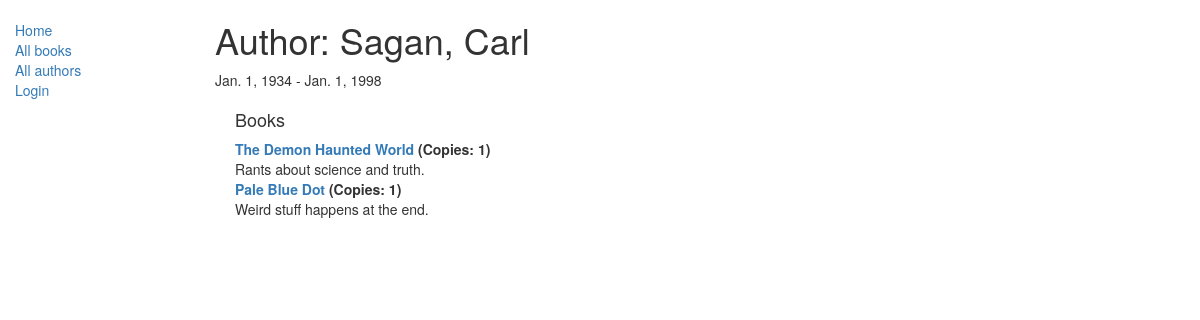
/catalog/author/2, run on the app's committed database.
### catalog/models.py (models this page shows, shortened)
class Author(models.Model):
    first_name = models.CharField(max_length=100)
    last_name = models.CharField(max_length=100)
    date_of_birth = models.DateField(null=True, blank=True)
    date_of_death = models.DateField('Died', null=True, blank=True)
    class Meta:
        ordering = ["last_name","first_name"]
    def __str__(self):
        return '{0}, {1}'.format(self.last_name,self.first_name)

class Book(models.Model):
    title = models.CharField(max_length=200)
    author = models.ForeignKey('Author', on_delete=models.SET_NULL, null=True)
    summary = models.TextField(max_length=1000, help_text='Enter a brief description of the book')
    isbn = models.CharField('ISBN',max_length=13, help_text='13 Character <a href="https://www.isbn-international.org/content/what-isbn">ISBN number</a>')
    genre = models.ManyToManyField(Genre, help_text='Select a genre for this book')
    language = models.ForeignKey('Language', on_delete=models.SET_NULL, null=True)
    def __str__(self):
        return self.title
    def display_genre(self):
        """
        Creates a string for the Genre. This is required to display genre in Admin.
        """
        return ', '.join([ genre.name for genre in self.genre.all()[:3] ])
    display_genre.short_description = 'Genre'

### catalog/views.py (the view)
# urls.py: path('author/<int:pk>', views.AuthorDetailView.as_view(), name='author-detail'),
class AuthorDetailView(generic.DetailView):
    model = Author

### catalog/templates/catalog/author_detail.html
{% extends "base_generic.html" %}
{% block content %}
  <h1>Author: {{ author }}</h1>
  <p>{{author.date_of_birth}} - {% if author.date_of_death %}{{author.date_of_death}}{% endif %}</p>
<div style="margin-left:20px;margin-top:20px">
<h4>Books</h4>
<dl>
{% for book in author.book_set.all %}
  <dt><a href="{% url 'book-detail' book.pk %}">{{book}}</a> (Copies: {{book.bookinstance_set.all.count}})</dt>
  <dd>{{book.summary}}</dd>
{% endfor %}
</dl>
</div>
{% endblock %}

### data on the page
Author: last_name+first_name "Sagan, Carl", date_of_birth "Jan. 1, 1934", date_of_death "Jan. 1, 1998"
Book: title "The Demon Haunted World", bookinstance_set.all.count "1", summary "Rants about science and truth."
Book: title "Pale Blue Dot", bookinstance_set.all.count "1", summary "Weird stuff happens at the end."
